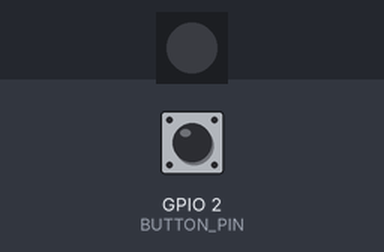
Bench run of a sketch on a simulated ESP32-S3. On the bench: 1 RGB LEDs in strip order, left to right. The test bench sets the inputs (shaded band); at power-on: GPIO 2 (BUTTON_PIN) HIGH.

Above: at 1.2 s.
1.3 s: GPIO 2 (BUTTON_PIN) pulled LOW for 0.15 s
At 2.5 s:
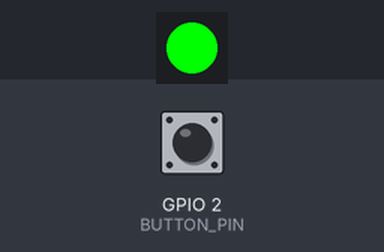
2.9 s: GPIO 2 (BUTTON_PIN) pulled LOW for 1 s
At 3.7 s:
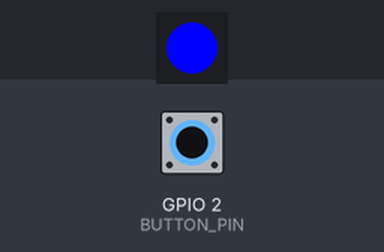
5.4 s: GPIO 2 (BUTTON_PIN) pulled LOW for 0.15 s
At 6.6 s:
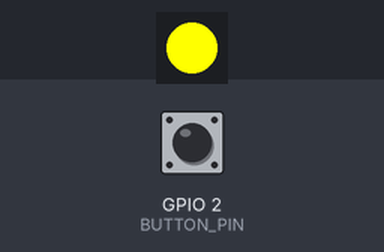
7.0 s: GPIO 2 (BUTTON_PIN) pulled LOW for 3.2 s
At 8.0 s:
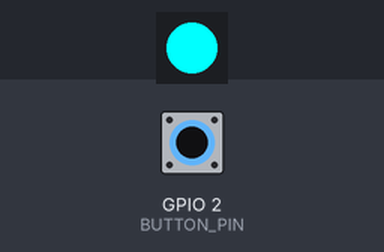
11.7 s: GPIO 2 (BUTTON_PIN) pulled LOW for 0.15 s
At 12.8 s:
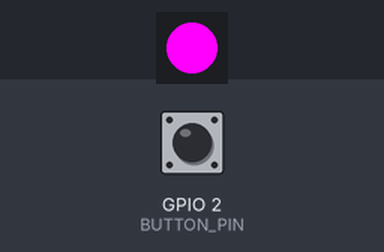
13.3 s: GPIO 2 (BUTTON_PIN) pulled LOW for 1 s
At 14.0 s:
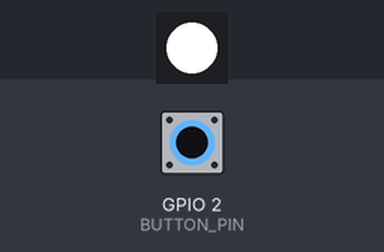
Timing chart, 0 to 16.3 s (numbered marks = the images above; inputs shaded):
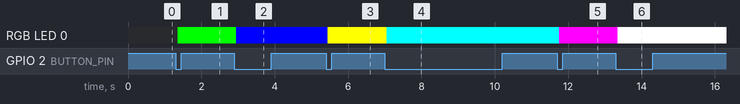

Measured:
- after the input at 1.3 s, RGB LED 0: off → RGB(0, 255, 0) after 0.05 s
- after the input at 2.9 s, RGB LED 0: RGB(0, 255, 0) → RGB(0, 0, 255) after 0.05 s
- after the input at 5.4 s, RGB LED 0: RGB(0, 0, 255) → RGB(255, 255, 0) after 0.05 s
- after the input at 7.0 s, RGB LED 0: RGB(255, 255, 0) → RGB(0, 255, 255) after 0.05 s
- after the input at 11.7 s, RGB LED 0: RGB(0, 255, 255) → RGB(255, 0, 255) after 0.05 s
- after the input at 13.3 s, RGB LED 0: RGB(255, 0, 255) → RGB(255, 255, 255) after 0.05 s

The sketch:

Esp32S3_Zero_RGB_ButtonToggle.ino
```cpp
#include <Adafruit_NeoPixel.h>

#define LED_PIN    21  // GPIO pin connected to the RGB LED
#define NUM_LEDS   1   // Number of LEDs
#define BUTTON_PIN 2   // GPIO pin connected to the button

Adafruit_NeoPixel strip = Adafruit_NeoPixel(NUM_LEDS, LED_PIN, NEO_GRB + NEO_KHZ800);

bool buttonState = LOW;   // Current state of the button
bool lastButtonState = LOW; // Previous state of the button
unsigned long lastDebounceTime = 0; // The last time the button was toggled
unsigned long debounceDelay = 50;  // Debounce delay in milliseconds
int currentColor = 0; // Tracks the current color index

// List of colors
uint32_t colors[] = {
  strip.Color(255, 0, 0),   // Red
  strip.Color(0, 255, 0),   // Green
  strip.Color(0, 0, 255),   // Blue
  strip.Color(255, 255, 0), // Yellow
  strip.Color(0, 255, 255), // Cyan
  strip.Color(255, 0, 255), // Magenta
  strip.Color(255, 255, 255), // White
  strip.Color(0, 0, 0)      // Off
};
int numColors = sizeof(colors) / sizeof(colors[0]);

void setup() {
    Serial.begin(9600);
    strip.begin();
    strip.show(); // Initialize all pixels to 'off'
    pinMode(BUTTON_PIN, INPUT_PULLUP);
}

void loop() {
  bool reading = digitalRead(BUTTON_PIN);
  if (reading != lastButtonState) {
    lastDebounceTime = millis();
  }
  if ((millis() - lastDebounceTime) > debounceDelay) {
    if (reading != buttonState) {
      buttonState = reading;
      if (buttonState == LOW) {
        toggleColor();
      }
    }
  }
  // Save the reading as the last state
  lastButtonState = reading;
    // // Cycle through some colors
    // setColor(255, 0, 0); // Red
    // delay(1000);
    // setColor(0, 255, 0); // Green
    // delay(1000);
    // setColor(0, 0, 255); // Blue
    // delay(1000);
    // setColor(255, 255, 255); // White
    // delay(1000);
    // setColor(0, 0, 0); // Off
    // delay(1000);
}

void toggleColor() {
  currentColor = (currentColor + 1) % numColors; // Cycle through colors
  strip.setPixelColor(0, colors[currentColor]);
  strip.show();
}

void setColor(uint8_t red, uint8_t green, uint8_t blue) {
    strip.setPixelColor(0, strip.Color(red, green, blue));
    strip.show();
}
```
